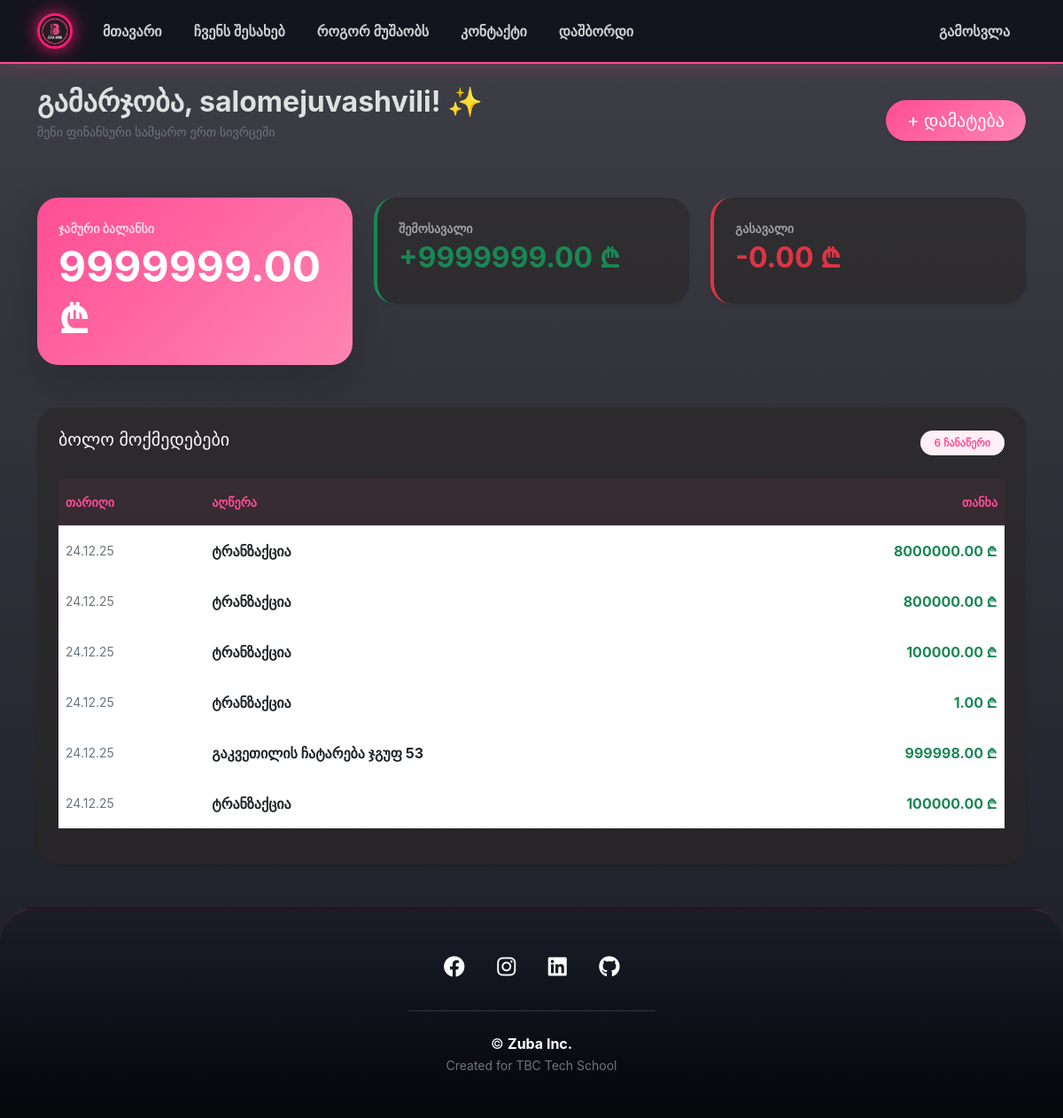
Page /dashboard (signed in) on the committed database.
### models.py (models this page shows)
class User(db.Model, UserMixin):
    id = db.Column(db.Integer, primary_key=True)
    username = db.Column(db.String(50), unique=True, nullable=False)
    email = db.Column(db.String(120), unique=True, nullable=False)
    password = db.Column(db.String(200), nullable=False)
    is_admin = db.Column(db.Boolean, default=False)
    posts = db.relationship('Post', backref='author', lazy=True)
    transactions = db.relationship('Transaction', backref='user', lazy=True)
    @property
    def balance(self):
        if not self.transactions:
            return Decimal('0.00')
        total = Decimal('0.00')
        for t in self.transactions:
            amt = t.amount
            if isinstance(amt, float):
                amt = Decimal(str(amt))
            total += amt
        return total

class Transaction(db.Model):
    id = db.Column(db.Integer, primary_key=True)
    user_id = db.Column(db.Integer, db.ForeignKey('user.id'), nullable=False)
    amount = db.Column(db.Numeric(12, 2), nullable=False)
    description = db.Column(db.String(200))
    created_at = db.Column(db.DateTime, nullable=False, default=datetime.utcnow)

### routes/main.py (the view)
@main.route('/dashboard')
@login_required
def dashboard():
    form = TransactionForm()
    transactions = Transaction.query.filter_by(user_id=current_user.id).order_by(Transaction.created_at.desc()).all()
    from decimal import Decimal
    balance = current_user.balance if hasattr(current_user, 'balance') else Decimal('0.00')
    income = sum((t.amount for t in transactions if t.amount >= 0), Decimal('0.00'))
    expense = sum((t.amount for t in transactions if t.amount < 0), Decimal('0.00'))
    balance_str = f"{balance:.2f}"
    income_str = f"{income:.2f}"
    expense_str = f"{(-expense):.2f}" if expense < 0 else "0.00"
    return render_template('dashboard.html', transactions=transactions, form=form,
                           balance=balance_str, income=income_str, expense=expense_str)

### app.py (called while the page is built)
def create_app(test_config=None):
    app = Flask(__name__, instance_relative_config=False)
    app.config['SECRET_KEY'] = os.environ.get('SECRET_KEY', 'dev-secret')
    app.config['SQLALCHEMY_DATABASE_URI'] = os.environ.get('DATABASE_URL', 'sqlite:///site.db')
    app.config['SQLALCHEMY_TRACK_MODIFICATIONS'] = False
    db.init_app(app)
    login_manager = LoginManager()
    login_manager.login_view = 'auth.login'
    login_manager.init_app(app)
    @login_manager.user_loader
    def load_user(user_id):
        return User.query.get(int(user_id))
    from routes.auth import auth as auth_bp
    from routes.main import main as main_bp
    from routes.admin import admin as admin_bp
    app.register_blueprint(auth_bp)
    app.register_blueprint(main_bp)
    app.register_blueprint(admin_bp)
    with app.app_context():
        db.create_all()
    return app

### templates/dashboard.html (shortened to what this page needs)
{% extends "base.html" %}
{% block content %}
<header class="d-flex justify-content-between align-items-center mb-5">
  <div>
    <h2 class="fw-bold mb-1">გამარჯობა, {{ current_user.username }}! ✨</h2>
    <p class="text-secondary small">შენი ფინანსური სამყარო ერთ სივრცეში</p>
  </div>
  <button class="btn btn-pink btn-lg px-4 rounded-pill shadow-sm" data-bs-toggle="modal" data-bs-target="#addTxModal">
    + დამატება
  </button>
</header>
<div class="row g-4 mb-5">
  <div class="col-md-4">
    <div class="card card-balance p-4 shadow-lg">
      <div class="small opacity-75 mb-1 text-uppercase fw-bold">ჯამური ბალანსი</div>
      <div class="display-5 fw-bold">{{ balance }} ₾</div>
    </div>
  </div>
  <div class="col-md-4">
    <div class="card card-custom p-4 shadow-sm border-start border-success border-4">
      <div class="small text-muted mb-1 text-uppercase fw-bold">შემოსავალი</div>
      <div class="h2 fw-bold text-success">+{{ income }} ₾</div>
    </div>
  </div>
  <div class="col-md-4">
    <div class="card card-custom p-4 shadow-sm border-start border-danger border-4">
      <div class="small text-muted mb-1 text-uppercase fw-bold">გასავალი</div>
      <div class="h2 fw-bold text-danger">-{{ expense }} ₾</div>
    </div>
  </div>
</div>
<div class="card card-custom shadow-sm p-4">
  <div class="d-flex justify-content-between align-items-center mb-4">
    <h5 style="color: #fcf8fa;">ბოლო მოქმედებები</h5>
    <span class="badge badge-pink rounded-pill px-3 py-2">{{ transactions|length }} ჩანაწერი</span>
  </div>
  <div class="table-responsive">
    <table class="table table-borderless align-middle">
      <thead>
        <tr class="text-muted small border-bottom">
          <th class="py-3">თარიღი</th>
          <th class="py-3">აღწერა</th>
          <th class="py-3 text-end">თანხა</th>
        </tr>
      </thead>
      <tbody>
        {% for t in transactions[:8] %}
        <tr class="tx-row">
          <td class="text-secondary py-3 small">{{ t.created_at.strftime('%d.%m.%y') }}</td>
          <td class="fw-bold py-3 text-dark">{{ t.description or 'ტრანზაქცია' }}</td>
          <td class="text-end py-3 fw-bold {% if t.amount >= 0 %}text-success{% else %}text-danger{% endif %}">
            {{ '%.2f'|format(t.amount) }} ₾
          </td>
        </tr>
        {% endfor %}
      </tbody>
    </table>
  </div>
</div>
{% endblock %}

### templates/base.html (shortened to what this page needs)
<!DOCTYPE html>
<html lang="ka">
<head>
    <link href="https://cdn.jsdelivr.net/npm/bootstrap@5.3.0/dist/css/bootstrap.min.css" rel="stylesheet">
    <link rel="stylesheet" href="{{ url_for('static', filename='css/style.css') }}">
</head>
<body>
    <nav class="navbar navbar-expand-lg navbar-light bg-white sticky-top" aria-label="Primary navigation">
        <div class="container">
            <a class="logomtavari" href="https://tbcitacademy.ge/" target="_blank" rel="noopener noreferrer">
                <img src="{{ url_for('static', filename='img/Gemini_Generated_Image_g32sjtg32sjtg32s.png') }}" alt="TBC Logo">
            </a>
            <div class="collapse navbar-collapse" id="navbarNav">
                <ul class="navbar-nav me-auto mb-2 mb-lg-0 ms-3">
                    <li class="nav-item"><a class="nav-link" href="{{ url_for('main.home') }}">მთავარი</a></li>
                    <li class="nav-item"><a class="nav-link" href="{{ url_for('main.about') }}">ჩვენს შესახებ</a></li>
                    <li class="nav-item"><a class="nav-link" href="{{ url_for('main.how_it_works') }}">როგორ მუშაობს</a></li>
                    <li class="nav-item"><a class="nav-link" href="{{ url_for('main.contact') }}">კონტაქტი</a></li>
                    <li class="nav-item"><a class="nav-link" href="{{ url_for('main.dashboard') }}">დაშბორდი</a></li>
                </ul>
                <ul class="navbar-nav ms-auto align-items-lg-center">
                    {% if current_user.is_authenticated %}
                        <li class="nav-item"><a class="nav-link" href="{{ url_for('auth.logout') }}">გამოსვლა</a></li>
                    {% else %}
                        <li class="nav-item"><a class="nav-link" href="{{ url_for('auth.login') }}">შესვლა</a></li>
                        <li class="nav-item ms-2"><a class="btn btn-primary" href="{{ url_for('auth.register') }}">რეგისტრაცია</a></li>
                    {% endif %}
                </ul>
            </div>
        </div>
    </nav>
    <main id="mainContent" class="container mt-4 min-vh-100" role="main">
        {% block content %}{% endblock %}
    </main>
    <footer class="footer mt-5 py-5 bg-dark text-white text-center">
        <div class="container">
            <div class="social-links mb-4">
                <a href="https://www.facebook.com/zuka.abashidze.107081" class="text-white mx-3 fs-4"><i class="fab fa-facebook"></i></a>
                <a href="https://www.instagram.com/_abashidzeee_/" class="text-white mx-3 fs-4"><i class="fab fa-instagram"></i></a>
                <a href="https://www.linkedin.com/in/zuka-abashidze-2b0353358/" class="text-white mx-3 fs-4"><i class="fab fa-linkedin"></i></a>
                <a href="https://github.com/zukaabashidze" class="text-white mx-3 fs-4"><i class="fab fa-github"></i></a>
            </div>
            <hr class="bg-secondary mb-4 w-25 mx-auto">
            <div class="footer-bottom">
                <p class="mb-0">©  <strong>Zuba Inc.</strong></p>
                <small class="text-secondary">Created for TBC Tech School</small>
            </div>
        </div>
    </footer>
<link rel="stylesheet" href="https://cdnjs.cloudflare.com/ajax/libs/font-awesome/6.0.0/css/all.min.css">
</body>
</html>

### static/css/style.css (style rules this page uses)
:root { --primary: #ff4d94; --primary-glow: rgba(255, 77, 148, 0.3); --bg-dark: #0f111a; --surface-dark: #1a1d29; --text-main: #e0e0e0; --text-muted: #a0a0a0; --radius: 18px; --transition: 0.3s ease; --logo-size: 40px; }
body { margin: 0; background-color: var(--bg-dark); background-image: linear-gradient(180deg, rgba(15, 17, 26, 0.8) 0%, rgba(15, 17, 26, 0.95) 100%), url('https://media.licdn.com/dms/image/v2/C4D12AQFvR6webwTsKw/article-cover_image-shrink_720_1280/article-cover_image-shrink_720_1280/0/1533823206296?e=2147483647&v=beta&t=yIPFxMRV1X6xGI1Hjd5ui9DzkDBJmuDfhhVkyZvuPA4'); background-size: cover; background-attachment: fixed; color: var(--text-main); font-family: 'Inter', sans-serif; }
.navbar { background: rgba(15, 17, 26, 0.9) !important; backdrop-filter: blur(15px); -webkit-backdrop-filter: blur(15px); border-bottom: 2px solid var(--primary); box-shadow: 0 4px 20px rgba(255, 77, 148, 0.2); padding: 15px 0; transition: all 0.4s ease; }
.navbar-nav .nav-link { color: rgba(255, 255, 255, 0.8) !important; font-weight: 600; margin: 0 10px; position: relative; transition: all 0.3s ease; }
.navbar-nav .nav-link::after { content: ''; position: absolute; width: 0; height: 2px; bottom: -5px; left: 0; background: var(--primary); box-shadow: 0 0 8px var(--primary); transition: width 0.3s ease; }
.glass-card, .card { background: var(--surface-dark); border: 1px solid rgba(255, 255, 255, 0.05); border-radius: var(--radius); box-shadow: 0 10px 30px rgba(0, 0, 0, 0.5); transition: var(--transition); }
.table { color: var(--text-main); }
.table thead th { background: rgba(255, 77, 148, 0.05); color: var(--primary); border: none; }
.table tbody tr { border-bottom: 1px solid rgba(255, 255, 255, 0.05); }
.text-muted { color: var(--text-muted) !important; }
.footer { background: linear-gradient(180deg, rgba(26, 29, 41, 0.9) 0%, #05060a 100%) !important; backdrop-filter: blur(10px); border-top: 2px solid rgba(255, 77, 148, 0.15); padding: 60px 0 30px 0; color: var(--text-main); margin-top: 80px; border-radius: 40px 40px 0 0 }
.footer a { color: var(--text-muted); text-decoration: none; transition: var(--transition); }
.footer hr { border-color: rgba(255, 255, 255, 0.05); margin: 30px 0; }
.logomtavari { display: inline-block; padding: 0; line-height: 0; }
.logomtavari img { width: var(--logo-size); height: var(--logo-size); object-fit: cover; border-radius: 50%; border: 3px solid #ff1a75; box-shadow: 0 0 15px rgba(255, 26, 117, 0.6), 0 0 30px rgba(255, 26, 117, 0.4); display: block; transition: transform 0.3s ease, box-shadow 0.3s ease; }
.social-links a { transition: transform 0.3s ease, color 0.3s ease; display: inline-block; text-decoration: none; }
footer hr { height: 2px; opacity: 0.2; }

### templates/dashboard.html (style rules this page uses)
:root { --pink-main: #ff4d94; --pink-light: #fff0f6; --pink-gradient: linear-gradient(135deg, #ff4d94 0%, #ff85b2 100%); }
body { background-color: #fcf8fa; }
.btn-pink { background: var(--pink-gradient); border: none; color: white; transition: all 0.3s ease; }
.card-balance { background: var(--pink-gradient); color: white; border: none; border-radius: 24px; }
.card-custom { background: rgba(42, 39, 39, 0.629); border: none; border-radius: 24px; transition: transform 0.2s; }
.badge-pink { background-color: var(--pink-light); color: var(--pink-main); font-weight: 600; }

### rows in the picture
User: username "salomejuvashvili"
Transaction: created_at "24.12.25", description "ტრანზაქცია", amount "8000000.00"
Transaction: created_at "24.12.25", description "ტრანზაქცია", amount "800000.00"
Transaction: created_at "24.12.25", description "ტრანზაქცია", amount "100000.00"
Transaction: created_at "24.12.25", description "ტრანზაქცია", amount "1.00"
Transaction: created_at "24.12.25", description "გაკვეთილის ჩატარება ჯგუფ 53", amount "999998.00"
Transaction: created_at "24.12.25", description "ტრანზაქცია", amount "100000.00"

### other values in the picture
{{ balance }} "9999999.00"
{{ income }} "9999999.00"
{{ expense }} "0.00"
{{ transactions|length }} "6"
